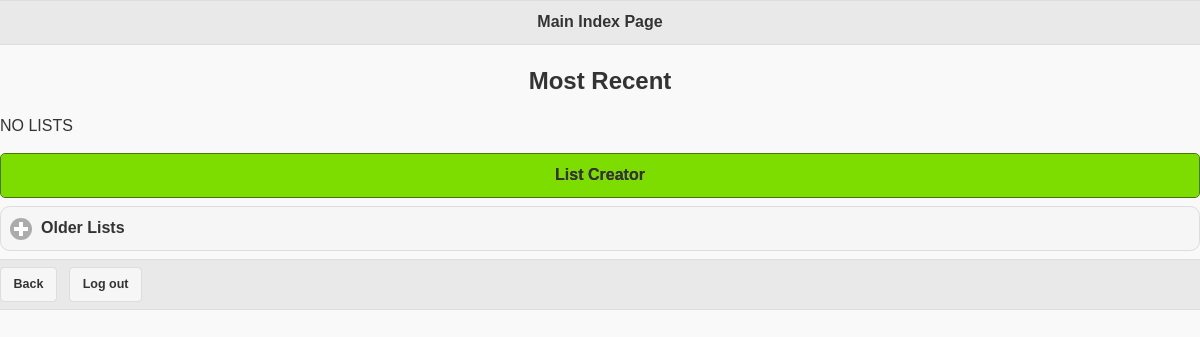
The page /beta/ (signed in) on the database as committed earlier.
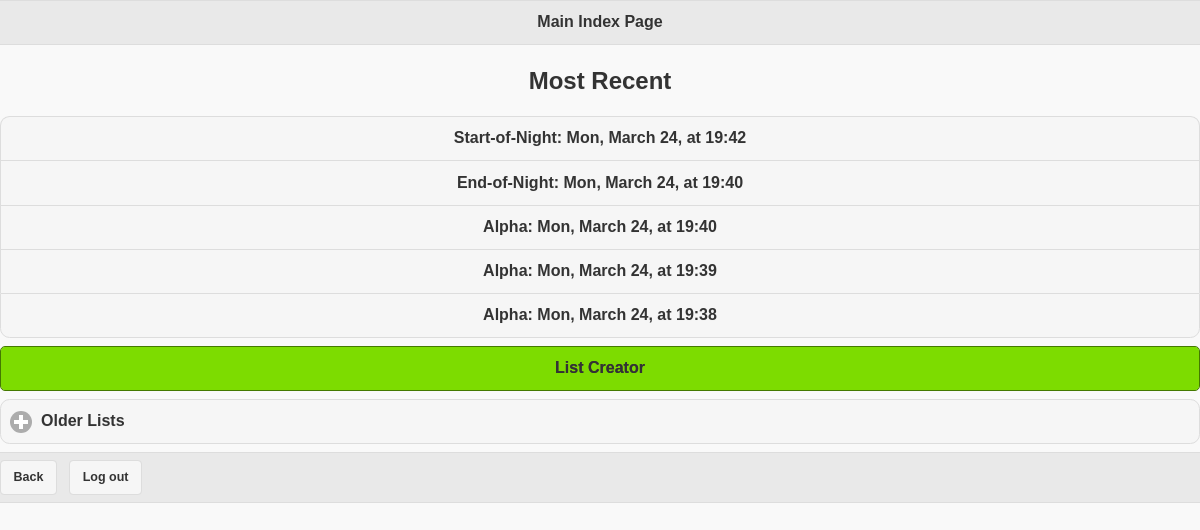
The same page on the database as committed later.
### beta/models.py (models this page shows, shortened)
class List(models.Model):
	name = models.CharField(max_length=200)
	pub_date = models.DateTimeField('date published')
	observers_list = models.CharField(max_length=75, default="")
	email_has_been_sent = models.BooleanField(default=False)

### beta/views.py (the view, shortened to what this page needs)
def index(request):
	if not request.user.is_authenticated():
		return render(request, 'beta/login.html', {'error_message': "Please log in"})
	recent_lists = List.objects.order_by('-pub_date')[:5]
	older_lists = List.objects.order_by('-pub_date')[5:15]
	template = loader.get_template('beta/index.html')
	context = RequestContext(request,	{'recent_lists': recent_lists, 'older_lists': older_lists })
	return render(request, 'beta/index.html', context)

### beta/templates/beta/index.html (shortened to what this page needs)
<html>
<head>
	{% load staticfiles %}
	<link rel="stylesheet" href="{% static "beta/beta-theme.css" %}" />
	<link rel="stylesheet" href="{% static "beta/jquery.mobile.icons.min.css" %}" />
	<link rel="stylesheet" href="{% static "beta/jquery.mobile.structure-1.4.2.min.css" %}" />
</head>
<body>
<div data-role="header">
<h1>Main Index Page</h1>
</div>
<div data-role="controlgroup" class="ui content" style="text-align: left;">
	<center><h2>Most Recent</h2></center>
	{% if recent_lists %}
		{% for list in recent_lists %}
		<a href="{% url 'detail' list.id %}" class="ui-btn ui-corner-all">{{ list.name }}</a>
		{% endfor %}
	{% else %}
		<p>NO LISTS</p>
	{% endif %}
</div>
<a href="{% url 'listcreator' %}" class="ui-btn ui-corner-all ui-btn-b" >List Creator</a>
<div data-role="collapsible" data-collapsed="true">
	<h1>Older Lists</h1>
</div>
<div data-role="footer">
	<a href="{% url 'index' %}" class="ui-btn ui-btn-inline ui-corner-all">Back</a>
	<a href="{% url 'logout' %}" class="ui-btn ui-btn-inline ui-corner-all">Log out</a>
</div>
</body>
</html>

### beta/static/beta/beta-theme.css (style rules this page uses)
html { font-size: 100%; }
body, input, select, textarea, button, .ui-btn { font-size: 1em; line-height: 1.3; font-family: sans-serif ; }
.ui-btn, label.ui-btn { font-weight: bold; border-width: 1px; border-style: solid; }
.ui-btn:link { text-decoration: none !important; }
.ui-corner-all { -webkit-border-radius: .6em ; border-radius: .6em ; }
.ui-btn-corner-all, .ui-btn.ui-corner-all, .ui-slider-track.ui-corner-all, .ui-flipswitch.ui-corner-all, .ui-li-count { -webkit-border-radius: .3125em ; border-radius: .3125em ; }
.ui-btn-corner-all, .ui-corner-all { -webkit-background-clip: padding; background-clip: padding-box; }
.ui-bar-a, .ui-page-theme-a .ui-bar-inherit, html .ui-bar-a .ui-bar-inherit, html .ui-body-a .ui-bar-inherit, html body .ui-group-theme-a .ui-bar-inherit { background-color: #e9e9e9 ; border-color: #dddddd ; color: #333333 ; text-shadow: 0 1px 0 #eeeeee ; font-weight: bold; }
.ui-overlay-a, .ui-page-theme-a, .ui-page-theme-a .ui-panel-wrapper { background-color: #f9f9f9 ; border-color: #bbbbbb ; color: #333333 ; text-shadow: 0 1px 0 #f3f3f3 ; }
.ui-page-theme-a a, html .ui-bar-a a, html .ui-body-a a, html body .ui-group-theme-a a { color: #3388cc ; font-weight: bold; }
.ui-page-theme-a .ui-btn, html .ui-bar-a .ui-btn, html .ui-body-a .ui-btn, html body .ui-group-theme-a .ui-btn, html head + body .ui-btn.ui-btn-a, .ui-page-theme-a .ui-btn:visited, html .ui-bar-a .ui-btn:visited, html .ui-body-a .ui-btn:visited, html body .ui-group-theme-a .ui-btn:visited, html head + body .ui-btn.ui-btn-a:visited { background-color: #f6f6f6 ; border-color: #dddddd ; color: #333333 ; text-shadow: 0 1px 0 #f3f3f3 ; }
.ui-page-theme-b .ui-btn, html .ui-bar-b .ui-btn, html .ui-body-b .ui-btn, html body .ui-group-theme-b .ui-btn, html head + body .ui-btn.ui-btn-b, .ui-page-theme-b .ui-btn:visited, html .ui-bar-b .ui-btn:visited, html .ui-body-b .ui-btn:visited, html body .ui-group-theme-b .ui-btn:visited, html head + body .ui-btn.ui-btn-b:visited { background-color: #7ddc00 ; border-color: #447900 ; color: #333333 ; text-shadow: 0 0px 0 #444444 ; }

Rows that differ between the two databases and show on the page:
added List: name "Start-of-Night: Mon, March 24, at 19:42"
added List: name "End-of-Night: Mon, March 24, at 19:40"
added List: name "Alpha: Mon, March 24, at 19:40"
added List: name "Alpha: Mon, March 24, at 19:39"
added List: name "Alpha: Mon, March 24, at 19:38"
Other text that changed with them:
text no longer shown: "NO LISTS"
